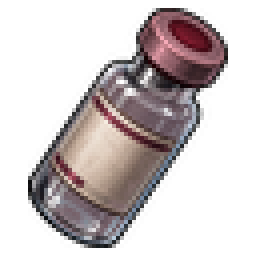
#> input picture source/textures/vial/items/antinarc/icon.png, 64 x 64 px (shown 4 times larger)
$ python -i recolor_dart_syringe_poisons.py   (imports and definitions only)
#> lines starting #> are read from the running program, lines starting #| are printed output that depends on the picture
from __future__ import annotations

import colorsys
import math
from pathlib import Path

from PIL import Image, ImageDraw


SCRIPT_DIR = Path(__file__).resolve().parent


def find_project_root() -> Path:
    for path in [SCRIPT_DIR, *SCRIPT_DIR.parents]:
        if (path / "filelist.xml").exists():
            return path
#> further down, picture is the input picture: PIL image 64x64 RGBA; mean R, G, B, A 49.3, 41.5, 42, 97.8
    raise FileNotFoundError("Could not find project root marker filelist.xml")


# [1 line that did not run here, left out]
# [1 line that did not run here, left out]
# [1 line that did not run here, left out]
# [1 line that did not run here, left out]

POISON_COLORS: dict[str, tuple[int, int, int]] = {
    "cyanide": (0, 190, 180),
    "sufforin": (35, 120, 190),
    "morbusine": (45, 150, 85),
    "deliriumine": (145, 95, 45),
    "paralyzant": (45, 115, 165),
    "radiotoxin": (185, 125, 5),
    "huskeggs": (115, 115, 115),
    "sulphuricacidsyringe": (190, 45, 40),
    "raptorbaneextract": (190, 15, 90),
    "europabrew": (65, 55, 70),
    "chloralhydrate": (140, 155, 45),
}

CHAMBER_COLORS: dict[str, tuple[int, int, int]] = {
    "cyanide": (127, 222, 216),
    "sufforin": (111, 169, 216),
    "morbusine": (131, 196, 147),
    "deliriumine": (196, 154, 98),
    "paralyzant": (124, 169, 201),
    "radiotoxin": (214, 178, 58),
    "huskeggs": (168, 173, 176),
    "sulphuricacidsyringe": (216, 120, 88),
    "raptorbaneextract": (214, 90, 149),
    "europabrew": (139, 120, 148),
    "chloralhydrate": (185, 196, 93),
}

PARALYZANT_BAND_COLOR = (210, 170, 55)
PARALYZANT_FEATHER_COLORS = [
    (55, 145, 210),
    (210, 170, 55),
    (55, 145, 210),
    (210, 170, 55),
    (55, 145, 210),
]


def is_red_accent(pixel: tuple[int, int, int, int]) -> bool:
    r, g, b, a = pixel
    return a > 0 and r > 75 and r > g * 1.25 and r > b * 1.15 and r - max(g, b) > 18


def is_blue_chamber(pixel: tuple[int, int, int, int]) -> bool:
    r, g, b, a = pixel
    return a > 0 and b > 70 and b > r * 1.12 and b > g * 0.82 and b - r > 18


def recolor_hue(
    image: Image.Image,
    target: tuple[int, int, int],
    predicate,
    source_value: float,
    saturation_bias: float,
) -> Image.Image:
#> called with target = (124, 169, 201), source_value = 0.72, saturation_bias = 0.42
    image = image.convert("RGBA")
    out = Image.new("RGBA", image.size, (0, 0, 0, 0))
#> out: PIL image 64x64 RGBA; every value is 0
    target_h, target_s, target_v = colorsys.rgb_to_hsv(*(channel / 255 for channel in target))

    for y in range(image.height):
        for x in range(image.width):
            r, g, b, a = image.getpixel((x, y))
            if not predicate((r, g, b, a)):
                out.putpixel((x, y), (r, g, b, a))
                continue

            _, source_s, source_v = colorsys.rgb_to_hsv(r / 255, g / 255, b / 255)
            new_s = max(0.05, min(1.0, target_s * (saturation_bias + source_s * 0.45)))
            new_v = max(0.05, min(1.0, source_v * target_v / source_value))
            nr, ng, nb = colorsys.hsv_to_rgb(target_h, new_s, new_v)
            out.putpixel((x, y), (round(nr * 255), round(ng * 255), round(nb * 255), a))

    return out


# [7 lines left out: function recolor_dart, not called in this run]


def red_components(image: Image.Image) -> list[list[tuple[int, int]]]:
    image = image.convert("RGBA")
    red_pixels = {
        (x, y)
        for y in range(image.height)
        for x in range(image.width)
        if is_red_accent(image.getpixel((x, y)))
    }
    components: list[list[tuple[int, int]]] = []
    while red_pixels:
        start = red_pixels.pop()
        stack = [start]
        component = [start]
        while stack:
            x, y = stack.pop()
            for nx in (x - 1, x, x + 1):
                for ny in (y - 1, y, y + 1):
                    if (nx, ny) in red_pixels:
                        red_pixels.remove((nx, ny))
                        stack.append((nx, ny))
                        component.append((nx, ny))
        components.append(component)
#> this loop made 12 passes
    return sorted(components, key=len, reverse=True)


def recolor_paralyzant(image: Image.Image) -> Image.Image:
    image = recolor_hue(
        image,
        CHAMBER_COLORS["paralyzant"],
        is_blue_chamber,
        source_value=0.72,
        saturation_bias=0.42,
    )
    out = image.copy()
    components = red_components(image)
    if not components:
        return out

    tail_component = components[0]
    tail_set = set(tail_component)
    xs = [x for x, _ in tail_component]
    ys = [y for _, y in tail_component]
    min_x = min(xs)
    max_x = max(xs)
    min_y = min(ys)
    max_y = max(ys)
    span = max(1, max_x - min_x + 1)
    vertical_tail = max_y - min_y > span * 1.4
    feather_positions: dict[tuple[int, int], float] = {}

    if vertical_tail:
        for x, y in tail_component:
            feather_positions[(x, y)] = (x - min_x) / span
    else:
        base_x = min_x + span * 0.08
        base_y = max_y - (max_y - min_y) * 0.08
        angles = []
        for x, y in tail_component:
            angle = math.atan2(base_y - y, x - base_x)
            angles.append(angle)
            feather_positions[(x, y)] = angle
#> this loop made 242 passes
#> (x, y) on passes 1 to 3: (50, 6), (49, 5), (49, 6)
        min_angle = min(angles)
        angle_span = max(0.001, max(angles) - min_angle)
        for position, angle in list(feather_positions.items()):
            feather_positions[position] = (angle - min_angle) / angle_span
#> this loop made 242 passes
#> (position, angle) on passes 1 to 3: ((50, 6), 0.759), ((49, 5), 0.836), ((49, 6), 0.798)

    for y in range(image.height):
        for x in range(image.width):
            pixel = image.getpixel((x, y))
            if not is_red_accent(pixel):
                continue
            if (x, y) in tail_set:
                feather_position = feather_positions[(x, y)]
                palette_index = min(len(PARALYZANT_FEATHER_COLORS) - 1, max(0, int(feather_position * len(PARALYZANT_FEATHER_COLORS))))
                target = PARALYZANT_FEATHER_COLORS[palette_index]
            else:
                target = PARALYZANT_BAND_COLOR

            single = Image.new("RGBA", (1, 1), pixel)
            recolored = recolor_hue(
                single,
                target,
                lambda p: True,
                source_value=0.82,
                saturation_bias=0.65,
            )
            out.putpixel((x, y), recolored.getpixel((0, 0)))
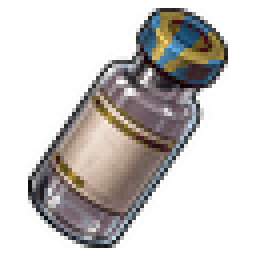
#> out: PIL image 64x64 RGBA (shown 4 times larger); mean R, G, B, A 47.3, 43.8, 41.8, 97.8; transparent parts drawn white

    return out


# [39 lines left out: functions build_preview, main, not called in this run]


# [2 lines not run here, left out]

>>> from PIL import Image
>>> picture = Image.open('../../../../textures/vial/items/antinarc/icon.png')
>>> result = recolor_paralyzant(picture)
